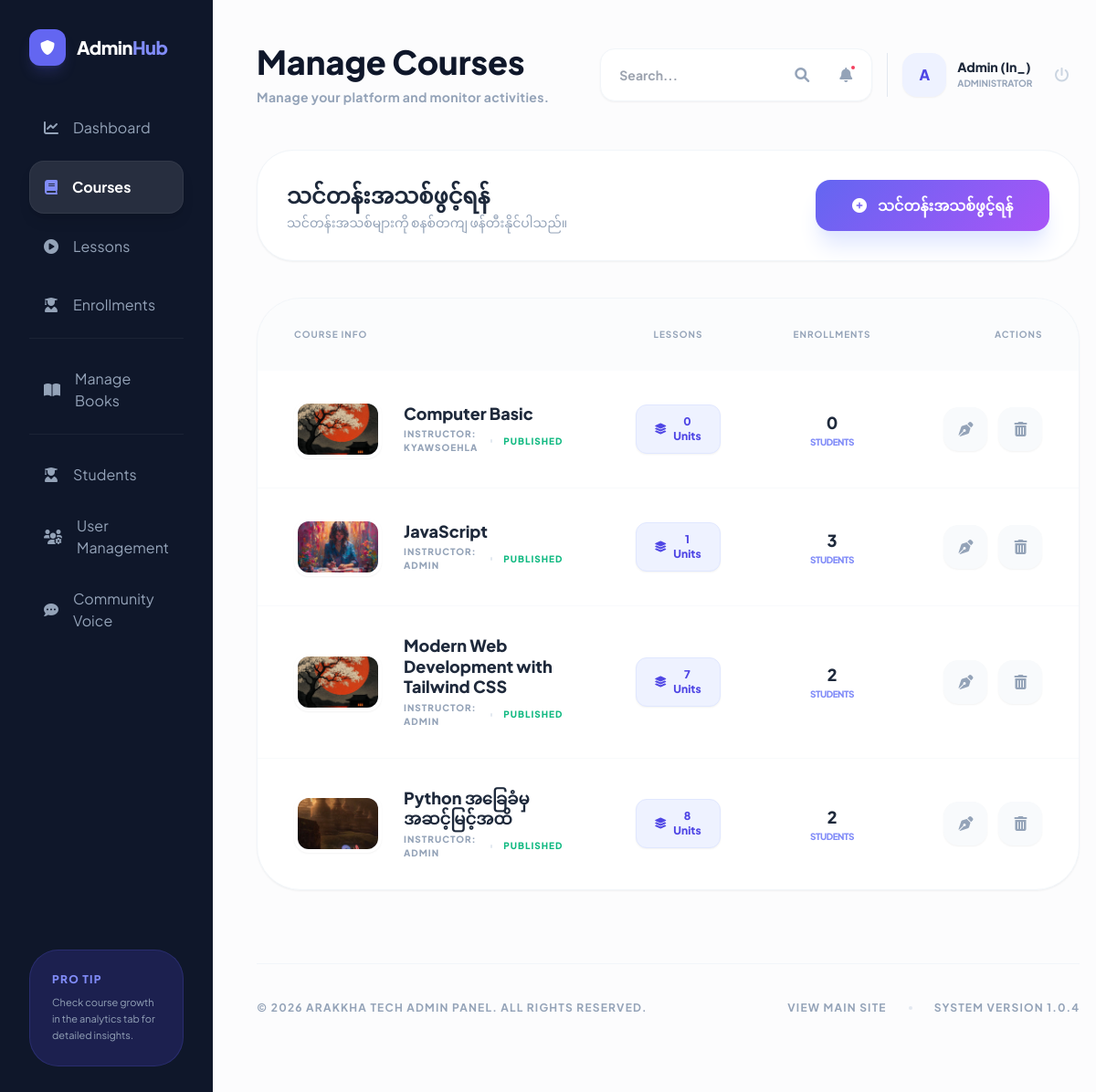
The app's page /manage/courses/ (signed in), older data.
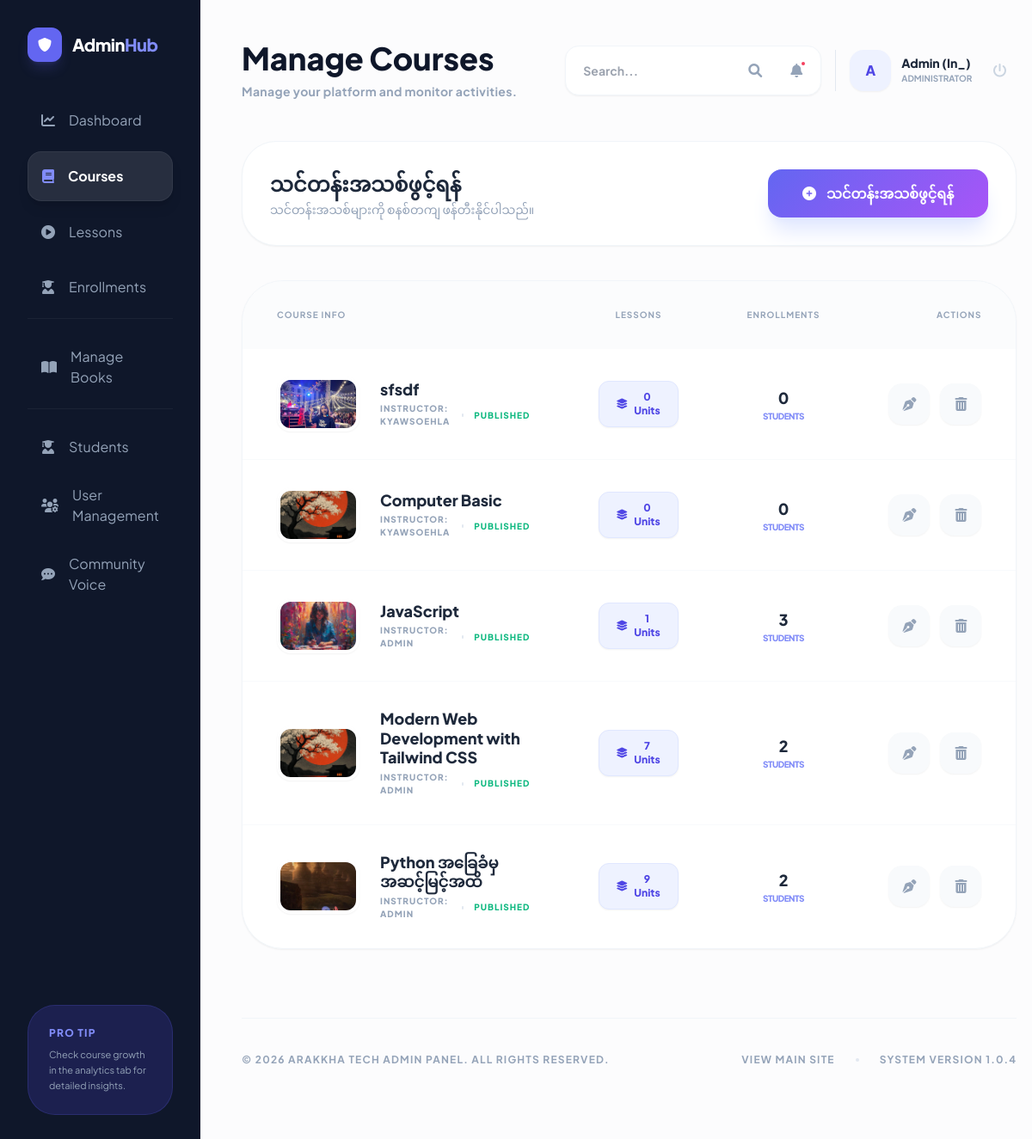
The same page, newer data.
### courses/models.py (models this page shows, shortened)
class Course(models.Model):
    title = models.CharField(max_length=200)
    description = models.TextField()
    thumbnail = models.ImageField(upload_to='courses/thumbnails/', blank=True, null=True)
    instructor = models.ForeignKey(User, on_delete=models.CASCADE, related_name='courses_taught')
    created_at = models.DateTimeField(auto_now_add=True)
    updated_at = models.DateTimeField(auto_now=True)

### courses/views.py (the view)
# urls.py: path('manage/courses/', views.manage_courses, name='manage_courses'),
@login_required
@user_passes_test(is_instructor)
def manage_courses(request):
    if is_admin(request.user):
        courses = Course.objects.annotate(student_count=Count('enrolled_students')).order_by('-created_at')
    else:
        courses = Course.objects.filter(instructor=request.user).annotate(student_count=Count('enrolled_students')).order_by('-created_at')
    return render(request, 'courses/management/manage_courses.html', {'courses': courses})

### courses/context_processors.py (called while the page is built)
def user_roles(request):
    if request.user.is_authenticated:
        return {
            'is_admin_user': _is_admin(request.user),
            'is_instructor_user': _is_instructor(request.user),
            'user_role_label': (request.user.profile.role if hasattr(request.user, 'profile') else 'student')
        }
    return {
        'is_admin_user': False,
        'is_instructor_user': False,
        'user_role_label': 'guest'
    }

### courses/helpers.py (called while the page is built)
def is_admin(user):
    if user.is_superuser:
        return True
    if hasattr(user, 'profile'):
        return user.profile.role == 'admin'
    return False

def is_instructor(user):
    if user.is_superuser:
        return True
    if hasattr(user, 'profile'):
        return user.profile.role == 'instructor'
    return False

### courses/templates/courses/management/manage_courses.html (shortened to what the changed rows need)
{% extends 'base.html' %}
{% block content %}
<div class="min-h-screen bg-[#fcfcfd] flex flex-col lg:flex-row">
    <main class="flex-grow p-6 lg:p-12">
        {% include 'courses/admin_topbar_snippet.html' with title="Manage Courses" subtitle="Total "|add:courses.count|add:" active courses on the platform." %}
        <div class="mb-10">
            <div class="flex flex-col md:flex-row md:items-center justify-between gap-6 bg-white p-8 rounded-[2.5rem] border border-slate-100 shadow-sm">
                <div class="space-y-1">
                    <h2 class="text-2xl font-black text-slate-800">သင်တန်းအသစ်ဖွင့်ရန်</h2>
                </div>
            </div>
        </div>
        <div class="bg-white rounded-[3rem] shadow-sm border border-slate-100 overflow-hidden" data-aos="fade-up">
            <div class="overflow-x-auto">
                <table class="w-full text-left">
                    <thead class="text-slate-400 text-[10px] uppercase tracking-widest font-black bg-slate-50/50">
                        <tr>
                            <th class="px-10 py-8">Course Info</th>
                            <th class="px-10 py-8 text-center">Lessons</th>
                            <th class="px-10 py-8 text-center">Enrollments</th>
                            <th class="px-10 py-8 text-right">Actions</th>
                        </tr>
                    </thead>
                    <tbody class="divide-y divide-slate-50">
                        {% for course in courses %}
                        <tr class="group hover:bg-slate-50/30 transition-all">
                            <td class="px-10 py-8">
                                <div class="flex items-center">
                                    <div class="w-24 h-16 rounded-2xl bg-indigo-50 overflow-hidden flex-shrink-0 mr-6 shadow-sm border-4 border-white transition-transform group-hover:scale-105">
                                        {% if course.thumbnail %}
                                            <img src="{{ course.thumbnail.url }}" class="w-full h-full object-cover">
                                        {% else %}
                                            <div class="w-full h-full flex items-center justify-center text-indigo-200 text-xl">
                                                <i class="fas fa-image"></i>
                                            </div>
                                        {% endif %}
                                    </div>
                                    <div>
                                        <p class="font-black text-slate-800 text-lg group-hover:text-indigo-600 transition-colors leading-tight mb-1">{{ course.title }}</p>
                                        <div class="flex items-center space-x-3">
                                            <span class="text-[10px] font-black text-slate-400 uppercase tracking-widest">Instructor: {{ course.instructor.username }}</span>
                                            <span class="w-1 h-1 bg-slate-200 rounded-full"></span>
                                            <span class="text-[10px] font-black text-emerald-500 uppercase tracking-widest">Published</span>
                                        </div>
                                    </div>
                                </div>
                            </td>
                            <td class="px-10 py-8 text-center">
                                <a href="{% url 'manage_lessons' course.pk %}" class="inline-flex items-center bg-indigo-50 text-indigo-600 text-xs font-black px-5 py-2.5 rounded-xl hover:bg-indigo-600 hover:text-white transition-all shadow-sm border border-indigo-100">
                                    <i class="fas fa-layer-group mr-2"></i> {{ course.lessons.count }} Units
                                </a>
                            </td>
                            <td class="px-10 py-8 text-center">
                                <div class="flex flex-col items-center">
                                    <span class="text-lg font-black text-slate-800">{{ course.student_count }}</span>
                                    <span class="text-[10px] font-black text-indigo-400 uppercase tracking-tighter">Students</span>
                                </div>
                            </td>
                            <td class="px-10 py-8 text-right">
                                <div class="flex items-center justify-end space-x-3">
                                    <a href="{% url 'edit_course' course.pk %}" class="w-12 h-12 rounded-2xl bg-slate-50 text-slate-400 flex items-center justify-center hover:bg-indigo-50 hover:text-indigo-600 transition-all shadow-sm">
                                        <i class="fas fa-pen-nib"></i>
                                    </a>
                                    <a href="{% url 'delete_course' course.pk %}" class="w-12 h-12 rounded-2xl bg-slate-50 text-slate-400 flex items-center justify-center hover:bg-rose-50 hover:text-rose-600 transition-all shadow-sm">
                                        <i class="fas fa-trash-alt"></i>
                                    </a>
                                </div>
                            </td>
                        </tr>
                        {% endfor %}
                    </tbody>
                </table>
            </div>
        </div>
    </main>
</div>
{% endblock %}

Row changes from the older to the newer data that the page shows:
added Course: thumbnail (picture), title "sfsdf", instructor.username "KYAWSOEHLA", lessons.count "0", student_count "0"
computed for Course "Python အခြေခံမှ အဆင့်မြင့်အထိ": lessons.count "8" → "9"
